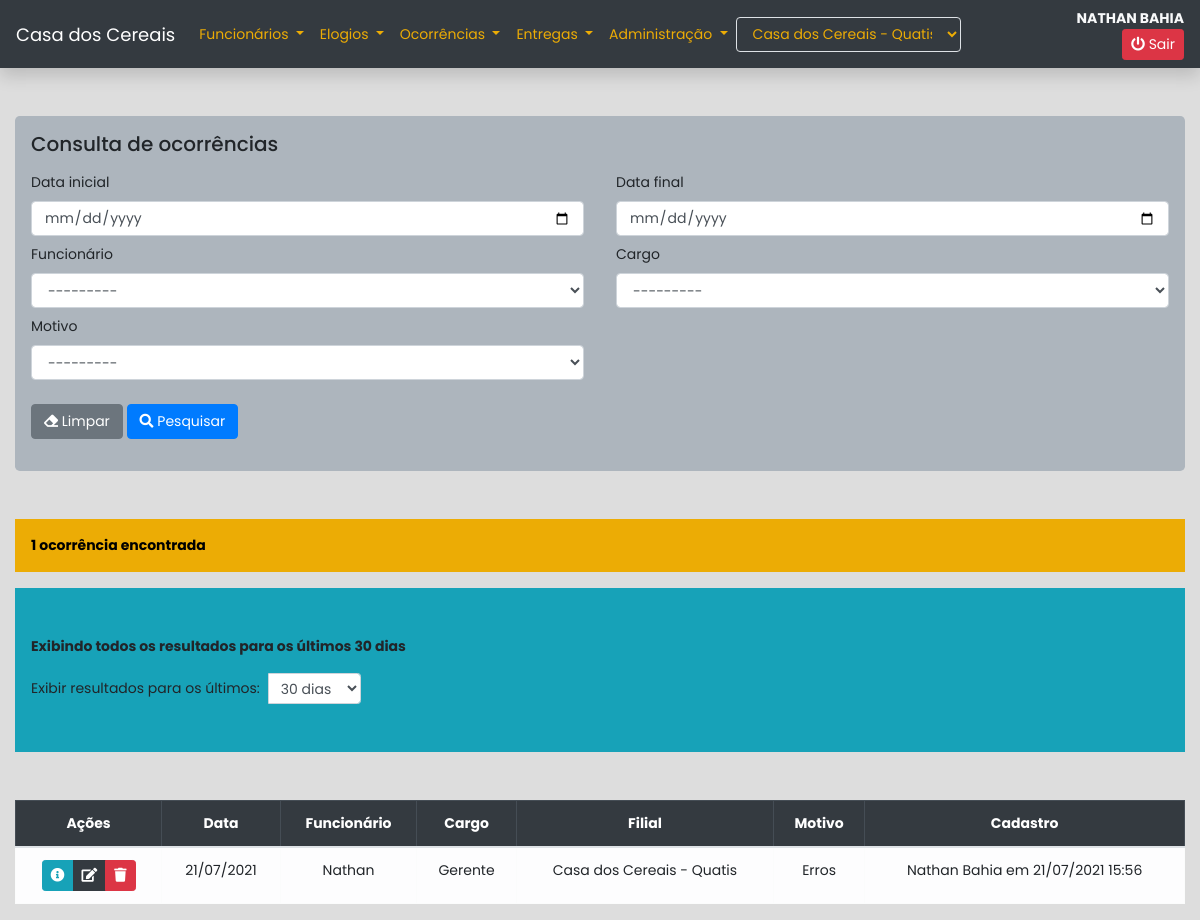
/ocorrencias/consulta (signed in), run on the app's committed database.
### apps/core/models.py (models this page shows, shortened)
class Base(models.Model):
    usuario = models.ForeignKey(get_user_model(), on_delete=models.SET_NULL, null=True)
    criacao = models.DateTimeField(auto_now_add=True)
    alteracao = models.DateTimeField(auto_now=True)
    ativo = models.BooleanField(default=True)
    class Meta:
        abstract = True
    @property
    def cadastro(self):
        dt = localtime(self.criacao)
        if self.usuario:
            return f"{self.usuario.get_full_name()} em {dt.strftime('%d/%m/%Y %H:%M')}"
        return f"Usuário excluído em {dt.strftime('%d/%m/%Y')}"

class Ocorrencia(Base):
    funcionario = models.ForeignKey(Funcionario, on_delete=models.CASCADE, related_name='ocorrencias')
    motivo = models.ForeignKey(Motivo, on_delete=models.SET_NULL, null=True)
    data = models.DateField()
    observacao = models.TextField()
    class Meta:
        verbose_name = 'Ocorrência'
        verbose_name_plural = 'Ocorrências'
        ordering = ['-data']
    @property
    def get_motivo_display(self):
        if self.motivo:
            return self.motivo.nome
        return 'Motivo excluído'

class Funcionario(Base):
    nome = models.CharField(max_length=255)
    admissao = models.DateField(blank=True, null=True)
    cargo = models.ForeignKey(Cargo, on_delete=models.SET_NULL, null=True, related_name='funcionarios')
    filial = models.ForeignKey(Filial, on_delete=models.CASCADE, related_name='funcionarios')
    def __str__(self):
        return f'{self.nome} - {self.cargo}'
    class Meta:
        verbose_name = 'Funcionário'
        verbose_name_plural = 'Funcionários'
        ordering = ['nome']

class Cargo(Base):
    nome = models.CharField(max_length=255)
    filial = models.ForeignKey(Filial, on_delete=models.CASCADE)
    def __str__(self):
        return f'{self.nome}'
    class Meta:
        verbose_name = 'Cargo'
        verbose_name_plural = 'Cargos'
        ordering = ['nome']

class Filial(Base):
    nome = models.CharField(max_length=255)
    cidade = models.CharField(max_length=255)
    def __str__(self):
        return f'{self.nome} - {self.cidade}'
    class Meta:
        verbose_name = 'Filial'
        verbose_name_plural = 'Filiais'
        ordering = ['nome', 'cidade']

class Motivo(Base):
    nome = models.CharField(max_length=255)
    filial = models.ForeignKey(Filial, on_delete=models.CASCADE)
    def __str__(self):
        return self.nome
    class Meta:
        verbose_name = 'Motivo'
        verbose_name_plural = 'Motivos'
        ordering = ['nome']

### apps/core/views.py (the view, shortened to what this page needs)
# urls.py: path('ocorrencias/consulta', views.consulta_ocorrencias, name='consulta_ocorrencias'),
@login_required
def consulta_ocorrencias(request):
    usuario = request.user.perfil.latest('id')
    consulta = False
    dias = 30 if request.GET.get('dias') not in ['30', '60', '90', '120'] else request.GET.get('dias')
    data_range = utils.get_data_range(dias)
    filtros = {
        'data__range': data_range,
        'funcionario__filial': usuario.filial,
        'ativo': True
    }
    query = models.Ocorrencia.objects.filter(**filtros).order_by('-data')
    form = forms.ConsultaOcorrenciaForm(
        usuario=usuario,
        data=request.GET
    )
    context = {
        'form': form,
        'dias': dias,
        'consulta': consulta,
        'filtros': filtros,
        'ocorrencias': query
    }
    return render(request, 'core/ocorrencias/consultas.html', context)

### apps/core/context_processors.py (called while the page is built)
def usuario(request):
    if not request.user.is_authenticated:
        return {}
    context = {'usuario': {}}
    perfil = request.user.perfil.latest('id')
    if perfil:
        context['usuario']['filial'] = perfil.filial
        context['usuario']['filiais'] = models.Filial.objects.all()
        if perfil.tipo == '2':
            context['usuario']['administrador'] = True
    return context

### apps/core/utils.py (called while the page is built)
def get_data_range(dias: int, convert=False) -> list:
    presente = datetime.today().date()
    passado = presente - timedelta(days=int(dias))
    if convert:
        return [convert_date_to_datetime(passado), convert_date_to_datetime(presente, inicio=False)]
    return [passado, presente]

### apps/core/templates/core/ocorrencias/consultas.html (shortened to what this page needs)
{% extends 'core/base.html' %}
{% load bootstrap4 %}
{% block content %}
<div class="container-fluid">
    <form method='get' class='my-5 jumbotron p-3' autocomplete="off">
        <h5>Consulta de ocorrências</h5>
        <div class="row mx-0 mt-3">
            <div class="col-12 col-sm-6 px-0 pr-sm-3">
                <div class="form-group mb-2">
                    <label for="{{ form.data_inicial.id_for_label }}">{{ form.data_inicial.label }}</label>
                    {{ form.data_inicial }}
                </div>
            </div>
            <div class="col-12 col-sm-6 px-0 pl-sm-3">
                <div class="form-group mb-2">
                    <label for="{{ form.data_final.id_for_label }}">{{ form.data_final.label }}</label>
                    {{ form.data_final }}
                </div>
            </div>
            <div class="col-12 col-sm-6 px-0 pr-sm-3">
                <div class="form-group mb-2">
                    <label for="{{ form.funcionario.id_for_label }}">{{ form.funcionario.label }}</label>
                    {{ form.funcionario }}
                </div>
            </div>
            <div class="col-12 col-sm-6 px-0 pl-sm-3">
                <div class="form-group mb-2">
                    <label for="{{ form.cargo.id_for_label }}">{{ form.cargo.label }}</label>
                    {{ form.cargo }}
                </div>
            </div>
            <div class="col-12 col-sm-6 px-0 pr-sm-3">
                <div class="form-group mb-2">
                    <label for="{{ form.motivo.id_for_label }}">{{ form.motivo.label }}</label>
                    {{ form.motivo }}
                </div>
            </div>
            <div class="col-12 col-sm-6 px-0 pl-sm-3">
                <div class="form-group mb-2">
                </div>
            </div>
            <div class="col-12 my-3 px-0">
                <button type="reset" class="btn btn-secondary">
                    <i class="fas fa-eraser"></i> Limpar
                </button>
                <button type="submit" class="btn btn-primary">
                    <i class="fas fa-search"></i> Pesquisar
                </button>
            </div>
        </div>
    </form>
    <p class="bg-warning p-3 mt-5">{{ ocorrencias.count }} ocorrência{{ ocorrencias|pluralize }} encontrada{{ ocorrencias|pluralize }}</p>
    {% if ocorrencias %}
        {% include 'core/utils/consulta_range_dias.html' %}
        <div class="table-responsive mt-5">
            <table class="table table-bordered text-center">
                <thead class="table-dark">
                    <tr>
                        <th>Ações</th>
                        <th>Data</th>
                        <th>Funcionário</th>
                        <th>Cargo</th>
                        <th>Filial</th>
                        <th>Motivo</th>
                        <th>Cadastro</th>
                    </tr>
                </thead>
                <tbody class="table-light">
                    {% for ocorrencia in ocorrencias %}
                    <tr>
                        <td>
                            <div class="btn-group">
                                <button class="btn btn-sm btn-info btn-info-ocorrencia" data-ocorrencia="{{ ocorrencia.id }}" data-toggle="tooltip" title="Mais informações">
                                    <i class="fas fa-info-circle"></i>
                                </button>
                                <a href="{% url 'core:edit_ocorrencias' ocorrencia.id %}" class="btn btn-sm btn-dark btn-edit-ocorrencia" data-ocorrencia="{{ ocorrencia.id }}" data-toggle="tooltip" title="Editar ocorrência">
                                    <i class="fas fa-edit"></i>
                                </a>
                                <button class="btn btn-sm btn-danger btn-delete-ocorrencia" data-ocorrencia="{{ ocorrencia.id }}" data-toggle="tooltip" title="Excluir ocorrência">
                                    <i class="fas fa-trash"></i>
                                </button>
                            </div>
                        </td>
                        <td>{{ ocorrencia.data|date:'d/m/Y' }}</td>
                        <td>{{ ocorrencia.funcionario.nome }}</td>
                        <td>{{ ocorrencia.funcionario.cargo.nome }}</td>
                        <td>{{ ocorrencia.funcionario.filial }}</td>
                        <td>{{ ocorrencia.get_motivo_display }}</td>
                        <td>{{ ocorrencia.cadastro }}</td>
                    </tr>
                    {% endfor %}
                </tbody>
            </table>
        </div>
    {% endif %}
</div>
{% endblock content %}

### apps/core/templates/core/base.html (shortened to what this page needs)
{% load static %}
<!DOCTYPE html>
{% load bootstrap4 %}
<html lang="pt-br">
    <head>
        <link rel="stylesheet" href="https://use.fontawesome.com/releases/v5.0.13/css/all.css">
        {% bootstrap_css %}
    </head>
    <body>
    <nav class="navbar navbar-expand-lg navbar-dark bg-dark shadow mb-5">
        <a class="navbar-brand" href="{% url 'core:index' %}">Casa dos Cereais</a>
        <div class="collapse navbar-collapse" id="navbarSupportedContent">
            <ul class="navbar-nav mr-auto">
                <li class="nav-item dropdown">
                    <a class="nav-link dropdown-toggle text-warning" href="#" id="dropFuncionarios" role="button"
                       data-toggle="dropdown" aria-haspopup="true" aria-expanded="false">
                        Funcionários
                    </a>
                </li>
                <li class="nav-item dropdown text-warning">
                    <a class="nav-link dropdown-toggle text-warning" href="#" id="dropElogios" role="button"
                       data-toggle="dropdown" aria-haspopup="true" aria-expanded="false">
                        Elogios
                    </a>
                </li>
                <li class="nav-item dropdown">
                    <a class="nav-link dropdown-toggle text-warning" href="#" id="dropOcorrencias" role="button"
                       data-toggle="dropdown" aria-haspopup="true" aria-expanded="false">
                        Ocorrências
                    </a>
                </li>
                <li class="nav-item dropdown">
                    <a class="nav-link dropdown-toggle text-warning" href="#" id="dropEntregas" role="button"
                       data-toggle="dropdown" aria-haspopup="true" aria-expanded="false">
                        Entregas
                    </a>
                </li>
                <li class="nav-item dropdown">
                    <a class="nav-link dropdown-toggle text-warning" href="#" id="dropAdm" role="button"
                       data-toggle="dropdown" aria-haspopup="true" aria-expanded="false">
                        Administração
                    </a>
                </li>
            </ul>
            {% if usuario.administrador %}
                <div class="mr-sm-5 mt-3 mt-sm-0">
                    <form action="{% url "core:altera_filial" %}" method="post" id="formFilial">
                        <div class="form group">
                            <select name="filial" id="" class="form-control bg-dark border boder-light text-warning" onchange="$('#formFilial').submit()">
                                {% for filial in usuario.filiais %}
                                    <option value="{{ filial.id }}" {% if usuario.filial == filial %}selected{% endif %}>{{ filial }}</option>
                                {% endfor %}
                            </select>
                        </div>
                    </form>
                </div>
            {% endif %}
            <div class="text-light text-center text-sm-right mt-3 mt-sm-0">
                <b>{{ request.user.get_full_name|upper }}</b>
                <a class='btn btn-sm btn-danger ml-2' href="{% url 'usuarios:logout' %}" data-toggle="tooltip" title="Sair do sistema">
                    <i class="fas fa-power-off"></i> Sair
                </a>
            </div>
        </div>
    </nav>
    {% block content %} {% endblock %}
    </body>
</html>

### apps/core/templates/core/base.html (style rules this page uses)
body, a, .btn, .form-control { font-family: 'Poppins', sans-serif; font-size: 14px !important; }
body { background-color: #DDD; }
.jumbotron { background-color: #adb5bd !important; }
.navbar-brand { font-size: 18px !important; }
.text-warning { color: #ecac05 !important; }
.bg-warning, .alert-warning, .alert-success, .alert-danger { background: #ecac05 !important; color: #000; font-weight: bold; border: none }
.btn-danger, .alert-danger { background: #dc3545 !important; }

### data on the page
Ocorrencia: data "21/07/2021", funcionario.nome "Nathan", funcionario.cargo.nome "Gerente", funcionario.filial "Casa dos Cereais - Quatis", motivo "Erros", cadastro "Nathan Bahia em 21/07/2021 15:56"

### other printed values
{{ request.user.get_full_name|upper }} "NATHAN BAHIA"
{{ ocorrencias.count }} "1"
{{ dias }} "30"
form field filial "Casa dos Cereais - Quatis"
